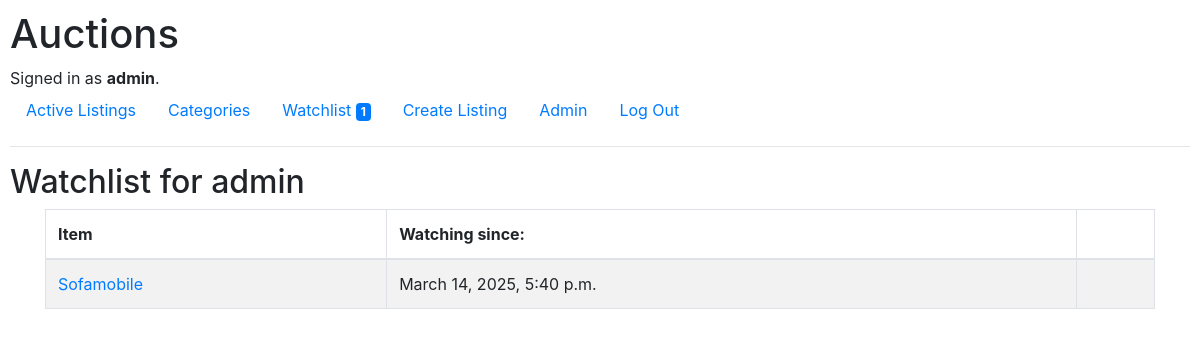
The app's page /listings/watch (signed in) with its own data.
### auctions/models.py (models this page shows, shortened)
class User(AbstractUser):
    number_on_watchlist = models.CharField(blank=True, max_length=8)

class Watch(models.Model):
    watcher = models.ForeignKey(User, on_delete=models.CASCADE, related_name="watchlist")
    item = models.ForeignKey(Listings, on_delete=models.CASCADE)
    date = models.DateTimeField(auto_now_add=True)

class Listings(models.Model):
    vendor = models.ForeignKey(User, on_delete=models.CASCADE, related_name="user_listings")
    categories = models.ManyToManyField(Categories, related_name="listed")
    title = models.CharField(max_length=64)
    description = models.CharField(max_length=256, blank=True, default="")
    reserve_price = models.DecimalField(decimal_places=2, max_digits=8, default=0)
    date_listed = models.DateTimeField(auto_now_add=True)
    img_file = models.CharField(max_length=64, blank=True, default="")
    active = models.BooleanField()
    def __str__(self):
        return f"{self.title}"

### auctions/views.py (the view)
# urls.py: path("listings/watch", views.watchlist, name="watchlist"),
def watchlist(request):
    user = request.user
    listings = Watch.objects.filter(watcher=user.id)
    return render(request, "auctions/watchlist.html", {
        "listings": listings
    })

### auctions/templates/auctions/watchlist.html
{% extends "auctions/layout.html" %}
{% block body %}
  <h2>Watchlist {% if user.is_authenticated %} for {{ user.username }}{% endif %}</h2>
  <div class="container">
    <div class="row">
        <div class="col-md-12">
            <table class="table table-bordered table-striped table-hover">
              <thead><th>Item</th><th>Watching since:</th><th></th></thead>
              <tbody>
              {% for listing in listings %}
                <tr><td><a href="{{ listing.item.id }}">{{ listing.item }}</a></td><td>{{ listing.date }}</td><td></td></tr>
              {% endfor %}
              </tbody>
            </table>
        </div>
    </div>
</div>
{% endblock %}

### auctions/templates/auctions/layout.html (shortened to what this page needs)
{% load static %}
<!DOCTYPE html>
<html lang="en">
    <head>
        <link rel="stylesheet" href="https://stackpath.bootstrapcdn.com/bootstrap/4.4.1/css/bootstrap.min.css">
        <link href="{% static 'auctions/styles.css' %}" rel="stylesheet">
    </head>
    <body>
        <h1>Auctions</h1>
        <div>
            {% if user.is_authenticated %}
                Signed in as <strong>{{ user.username }}</strong>.
            {% else %}
                Not signed in.
            {% endif %}
        </div>
        <ul class="nav">
            <li class="nav-item">
                <a class="nav-link" href="{% url 'index' %}">Active Listings</a>
            </li>
            <li>
                <a class="nav-link" href="{% url 'categories' %}">Categories</a>
            </li>
            {% if user.is_authenticated %}
                <li class="nav-item">
                    <a class="nav-link" href="{% url 'watchlist' %}">Watchlist <span class="badge bg-primary" style="color:#ffffff">{{ user.number_on_watchlist }}</span></a>
                </li>
                <li class="nav-item">
                    <a class="nav-link" href="{% url 'add_listing' %}">Create Listing</a>
                </li>
                {% if user.is_superuser %}
                    <li class="nav-item">
                        <a class="nav-link" href="/admin">Admin</a>
                    </li>
                {% endif %}
                <li class="nav-item">
                    <a class="nav-link" href="{% url 'logout' %}">Log Out</a>
                </li>
            {% endif %}
        </ul>
        <hr>
        {% block body %}
        {% endblock %}
    </body>
</html>

### auctions/static/auctions/styles.css (style rules this page uses)
body { padding: 10px; }

### records on screen
User: username "admin", number_on_watchlist "1"
Watch: item "Sofamobile", date "March 14, 2025, 5:40 p.m."
